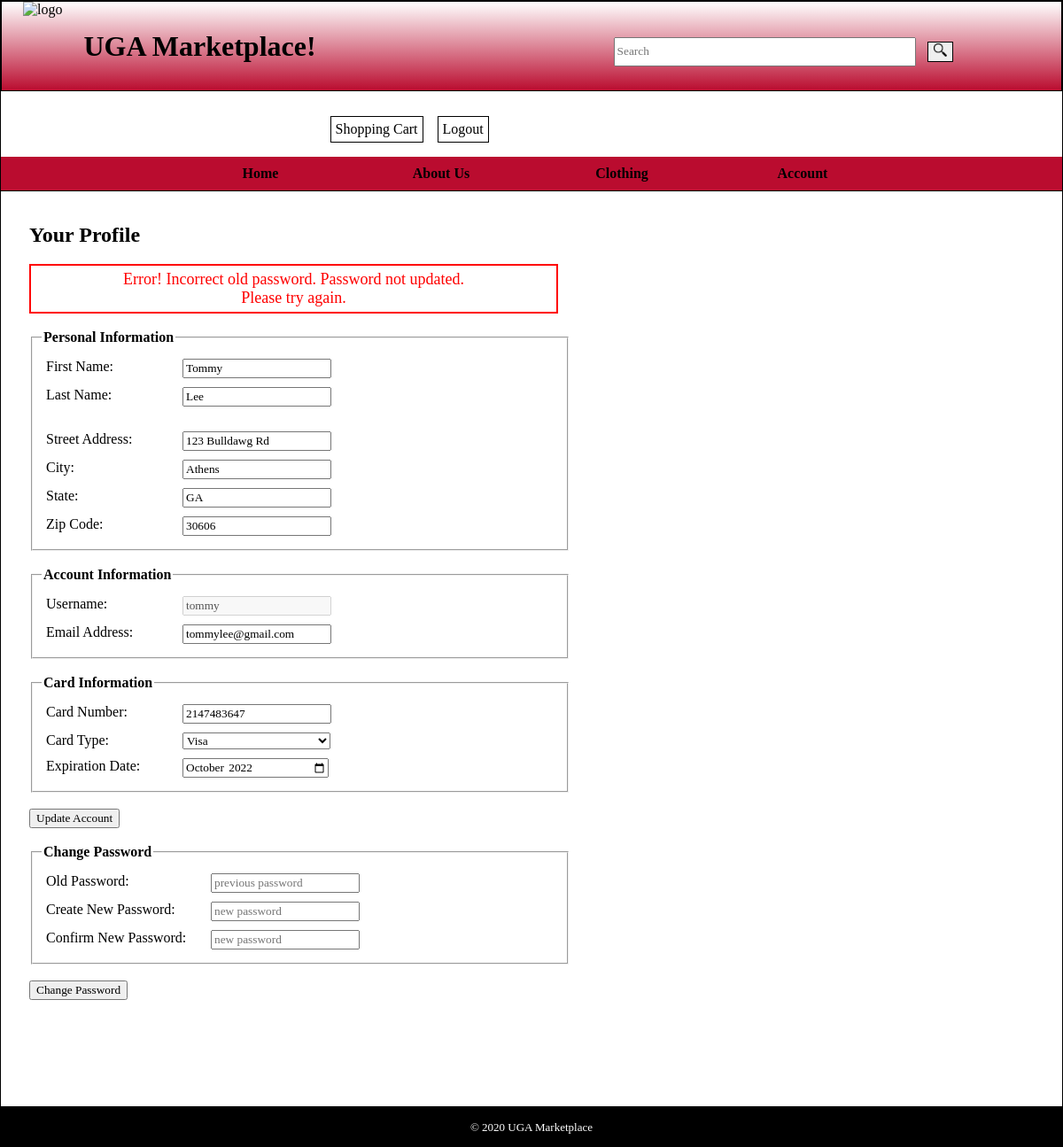
Before: /changePasswordError.php (signed in) with the older database file.
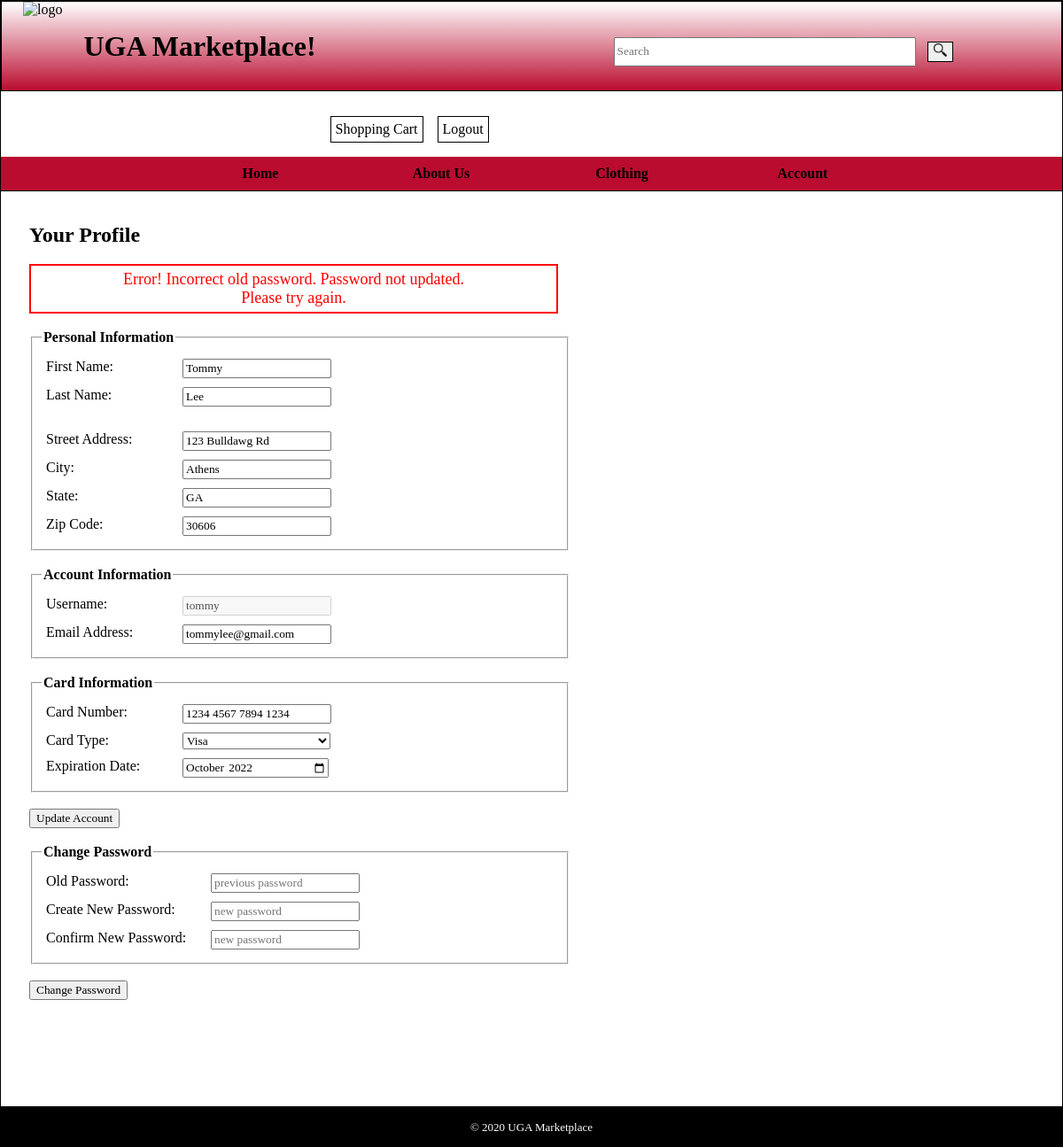
After: the same page with the newer database file.
### tables this page shows
CREATE TABLE `paymentcard` (
  `user_id` int(11) NOT NULL AUTO_INCREMENT,
  `cardNumber` varchar(19) DEFAULT NULL,
  `type` varchar(45) DEFAULT NULL,
  `expDate` varchar(45) DEFAULT NULL,
  FOREIGN KEY (`user_id`) REFERENCES `user`(`user_id`)
);

### forms/updateInfoForm.php (the view, shortened to what this page needs)
<form id="updateInfoForm" action="updateAccount.php" method="POST">
                <fieldset id="personalInfo">
                    <legend><b>Personal Information</b></legend>
                    <label for="firstName">First Name:</label>
                    <input type="text" name="firstName" placeholder="First Name" value = "<?php echo $data['firstName']; ?>" required><br>
                    <label for="lastName">Last Name:</label>
                    <input type="text" name="lastName" placeholder="Last Name" value = "<?php echo $data['lastName']; ?>" required><br><br>
                    <label for="streetAddress">Street Address:</label>
                    <input type="text" name="streetAddress" placeholder="123 Dawg St." value = "<?php echo $profile['streetAddr']; ?>" required><br>
                    <label for="city">City:</label>
                    <input type="text" name="city" placeholder="Athens" value = "<?php echo $profile['city']; ?>" required><br>
                    <label for="state">State:</label>
                    <input type="text" name="state" placeholder="Georgia" value = "<?php echo $profile['state']; ?>" required><br>
                    <label for="zipCode">Zip Code:</label>
                    <input type="text" name="zipCode" placeholder="30606" value = "<?php echo $profile['zip']; ?>" required><br>
                </fieldset> <br>
                <fieldset id="accountInfo">
                    <legend><b>Account Information</b></legend>
                    <label for="username">Username:</label>
                    <input type="text" name="username" placeholder="hairydawg123" value = "<?php echo $data['username']; ?>" disabled><br>
                    <label for="email">Email Address:</label>
                    <input type="text" name="email" placeholder="hairydawg123@uga.edu" value = "<?php echo $data['email']; ?>" required><br>
                </fieldset><br>
                <fieldset id="cardInfo">
                    <legend><b>Card Information</b></legend>
                    <label for="cardNumber">Card Number:</label>
                    <input type="text" name="cardNumber" placeholder="xxxx xxxx xxxx xxxx" value = "<?php echo $data2['cardNumber']; ?>" pattern="([0-9]{4}( )){3}[0-9]{4}" title="Required format: xxxx xxxx xxxx xxxx" required><br>
                    <label for="cardType">Card Type:</label>
                    <select style="margin:5px; width:12.5em;" name="cardType" required>
                    <?php
                        if($data2['type'] == 'Mastercard') { ?>
                        <option value="Mastercard" selected>Mastercard</option>
                        <option value="Visa">Visa</option>
                        <option value="Discover">Discover</option>
                        <option value="American Express">American Express</option>
                    <?php } else if ($data2['type'] == "Visa") { ?>
                        <option value="Visa" selected>Visa</option>
                    <?php } else if ($data2['type'] == "Discover") { ?>
                        <option value="Mastercard">Mastercard</option>
                        <option value="Visa">Visa</option>
                        <option value="Discover" selected>Discover</option>
                        <option value="American Express">American Express</option>
                    <?php } else if ($data2['type'] == "American Express") { ?>
                        <option value="Mastercard">Mastercard</option>
                        <option value="Visa">Visa</option>
                        <option value="Discover">Discover</option>
                        <option value="American Express" selected>American Express</option>
                    <?php } ?>
                    </select><br>
                    <label style="clear: both;" for="cardExp">Expiration Date:</label>
                    <input type="month" name="cardExp"  value = "<?php echo $data2['expDate']; ?>" required><br>
                </fieldset><br>
                <button type="submit" id="updateAccountButton">Update Account</button>
            </form>

Changed rows visible on the page:
changed paymentcard "Visa": cardNumber "2147483647" → "1234 4567 7894 1234"
